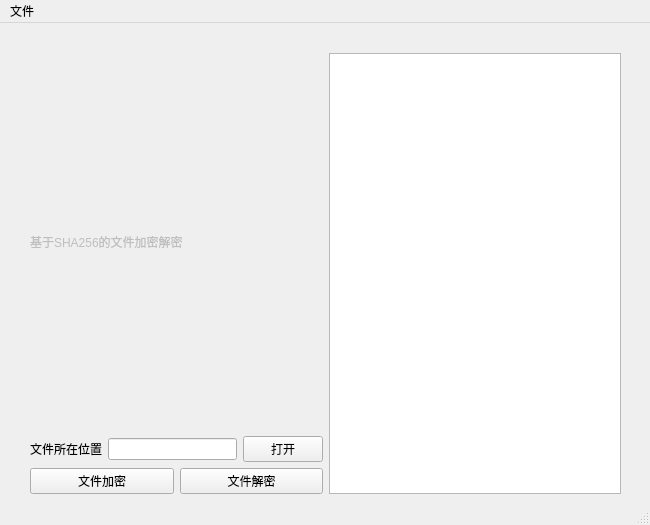
<?xml version="1.0" encoding="UTF-8"?>
<ui version="4.0">
 <class>MainWindow</class>
 <widget class="QMainWindow" name="MainWindow">
  <property name="enabled">
   <bool>true</bool>
  </property>
  <property name="geometry">
   <rect>
    <x>0</x>
    <y>0</y>
    <width>650</width>
    <height>525</height>
   </rect>
  </property>
  <property name="windowTitle">
   <string>文件加密解密工具</string>
  </property>
  <widget class="QWidget" name="centralwidget">
   <widget class="QWidget" name="horizontalLayoutWidget">
    <property name="geometry">
     <rect>
      <x>30</x>
      <y>30</y>
      <width>591</width>
      <height>441</height>
     </rect>
    </property>
    <layout class="QHBoxLayout" name="layout">
     <item>
      <layout class="QVBoxLayout" name="verticalLayout">
       <item>
        <widget class="QLabel" name="description">
         <property name="enabled">
          <bool>false</bool>
         </property>
         <property name="text">
          <string>基于SHA256的文件加密解密</string>
         </property>
        </widget>
       </item>
       <item>
        <layout class="QHBoxLayout" name="horizontalLayout_4">
         <item>
          <widget class="QLabel" name="filePathText">
           <property name="text">
            <string>文件所在位置</string>
           </property>
          </widget>
         </item>
         <item>
          <widget class="QLineEdit" name="filePath"/>
         </item>
         <item>
          <widget class="QPushButton" name="filePathButton">
           <property name="text">
            <string>打开</string>
           </property>
          </widget>
         </item>
        </layout>
       </item>
       <item>
        <layout class="QHBoxLayout" name="horizontalLayout_2">
         <item>
          <widget class="QPushButton" name="encryptButton">
           <property name="text">
            <string>文件加密</string>
           </property>
          </widget>
         </item>
         <item>
          <widget class="QPushButton" name="decryptButton">
           <property name="text">
            <string>文件解密</string>
           </property>
          </widget>
         </item>
        </layout>
       </item>
      </layout>
     </item>
     <item>
      <widget class="QTextEdit" name="outputInfo">
       <property name="enabled">
        <bool>true</bool>
       </property>
      </widget>
     </item>
    </layout>
   </widget>
  </widget>
  <widget class="QMenuBar" name="menubar">
   <property name="geometry">
    <rect>
     <x>0</x>
     <y>0</y>
     <width>650</width>
     <height>26</height>
    </rect>
   </property>
   <widget class="QMenu" name="menu">
    <property name="title">
     <string>文件</string>
    </property>
    <addaction name="openFileAction"/>
    <addaction name="exitAction"/>
   </widget>
   <addaction name="menu"/>
  </widget>
  <widget class="QStatusBar" name="statusbar"/>
  <action name="openFileAction">
   <property name="text">
    <string>打开文件</string>
   </property>
   <property name="shortcut">
    <string>Ctrl+O</string>
   </property>
  </action>
  <action name="exitAction">
   <property name="text">
    <string>退出</string>
   </property>
   <property name="shortcut">
    <string>Ctrl+Q</string>
   </property>
  </action>
 </widget>
 <resources/>
 <connections/>
</ui>
